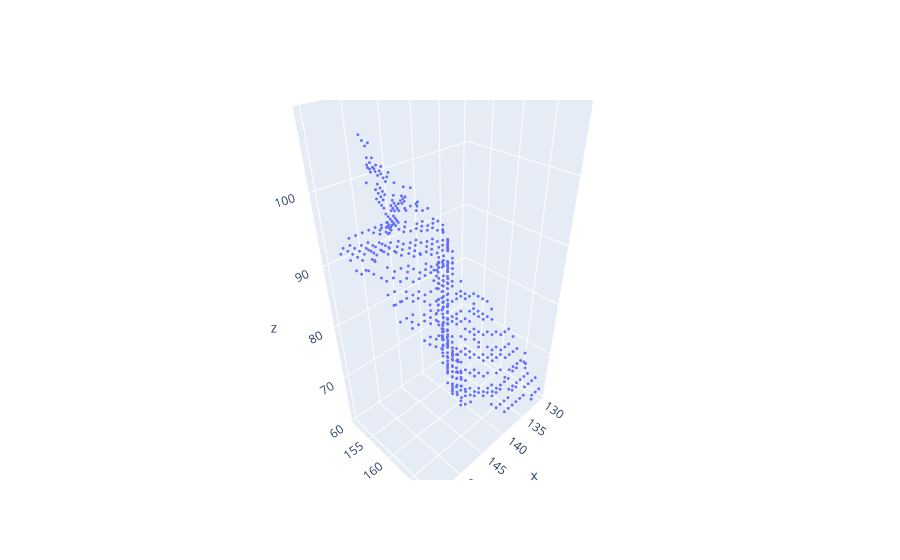

The cell this chart's notebook holds for it:
### Code cell
#cld.draw(m,fig,color=[0,255,0])
cld.draw_numpy_bucket(bucket_raw)

### Figure 1 — Plotly figure (JSON) as saved in the notebook; plotly's stock layout.template omitted (floating-point values rounded to 4 significant figures; data arrays with more than 128 entries replaced by an {"elided": "..."} marker saying what was removed)
{"data": [{"marker": {"opacity": 1, "size": 1}, "mode": "markers", "type": "scatter3d", "x": {"elided": "584 int values"}, "y": {"elided": "584 int values"}, "z": {"elided": "584 int values"}}], "layout": {}}
